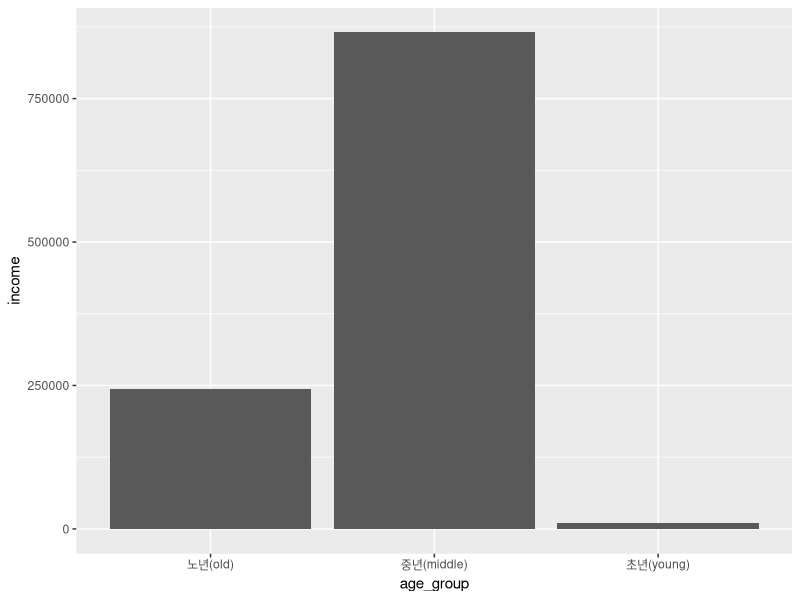
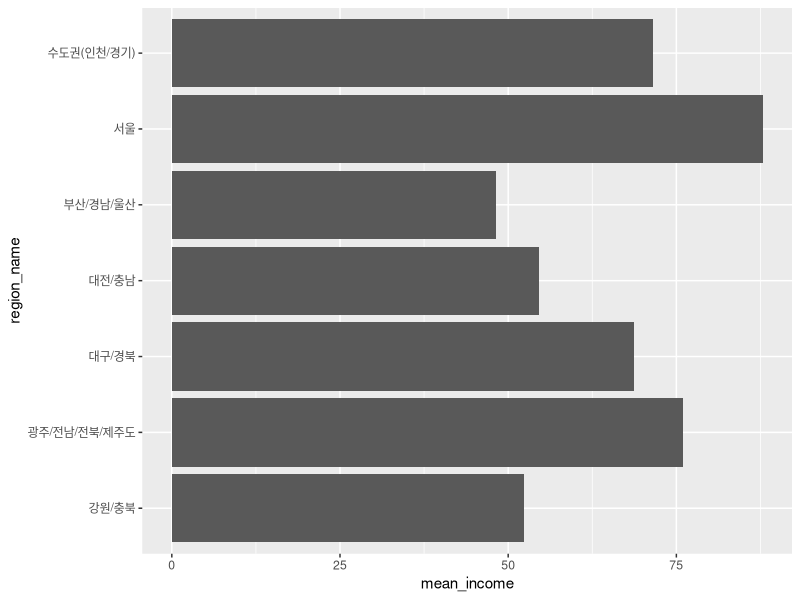
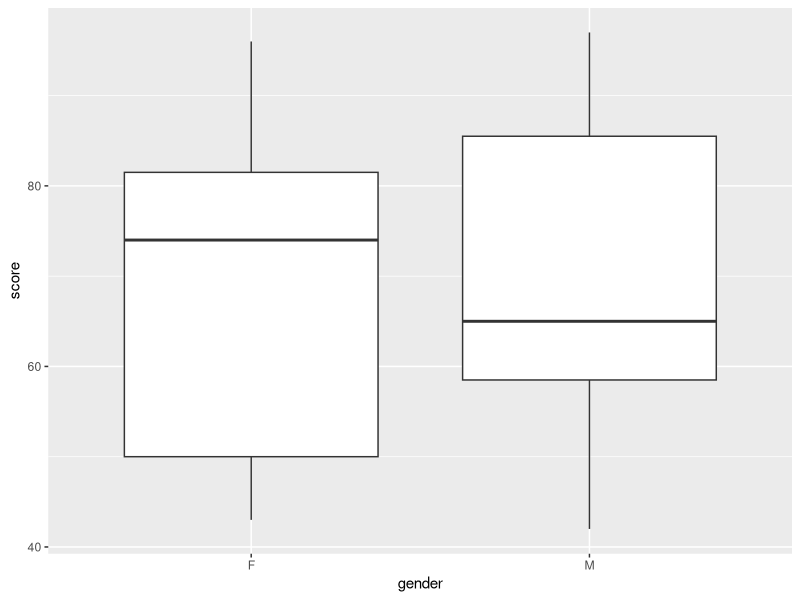

Write the R code that produced these figures, in order.
library(dplyr)
library(ggplot2)
data = read.csv("welfare02.csv")

#1
str(data)
data$age = 2021-data$birth+1
data$income = ifelse(data$income == 9999,0,data$income)
data = data %>% 
  mutate(age_group = ifelse(age>=60,"노년(old)",
                            ifelse(age<30,"초년(young)",
                                   "중년(middle)")))

ggplot(data=data, aes(x=age_group,y=income)) + geom_col()

#2
region_name = c("서울", "광주/전남/전북/제주도",
                "수도권(인천/경기)",
                "부산/경남/울산",
                "대구/경북",
                "대전/충남",
                "강원/충북")
code_region = c(1,2,3,4,5,6,7)
d = data.frame(region_name = region_name, code_region=code_region)

rf_data = merge(data,d,by="code_region")
rf_summary = rf_data %>% 
  group_by(region_name) %>% 
  summarise(mean_income = mean(income))

ggplot(data=rf_summary, aes(x=mean_income, y=region_name))+geom_col()

#3
replace_na = function(x){
  m = mean(x, na.rm=T)
  x = ifelse(is.na(x), m, x)
  return(x)
}
x = c(7,12,9,15,NA,8,14,2,9,NA,8)
x
replace_na(x)

#4
male_score = c(57, 78, 42, 44, 91, 65, 63, 60, 97, 85,92,42, 86, 81, 64)
female_score = c(73, 96, 74, 55, 91, 50, 46, 82, 43, 79, 79, 50, 46, 81, 83)
m = rep("M",15)
f = rep("F",15)

d1 = data.frame(gender=m,score=male_score)
d2 = data.frame(gender=f,score=female_score)

total = bind_rows(d1,d2)
total

#4-(1)
ggplot(data=total, aes(group=gender,x=gender,y=score)) + geom_boxplot()

#4-(2)
#남학생의 1사분위수가 여학생보다 높고 평균도 높고, 3사분위수도 높다.
#하지만 중위수는 여학생이 남학생보다 높다.

#ctrl + shift + +
#ctrl + -